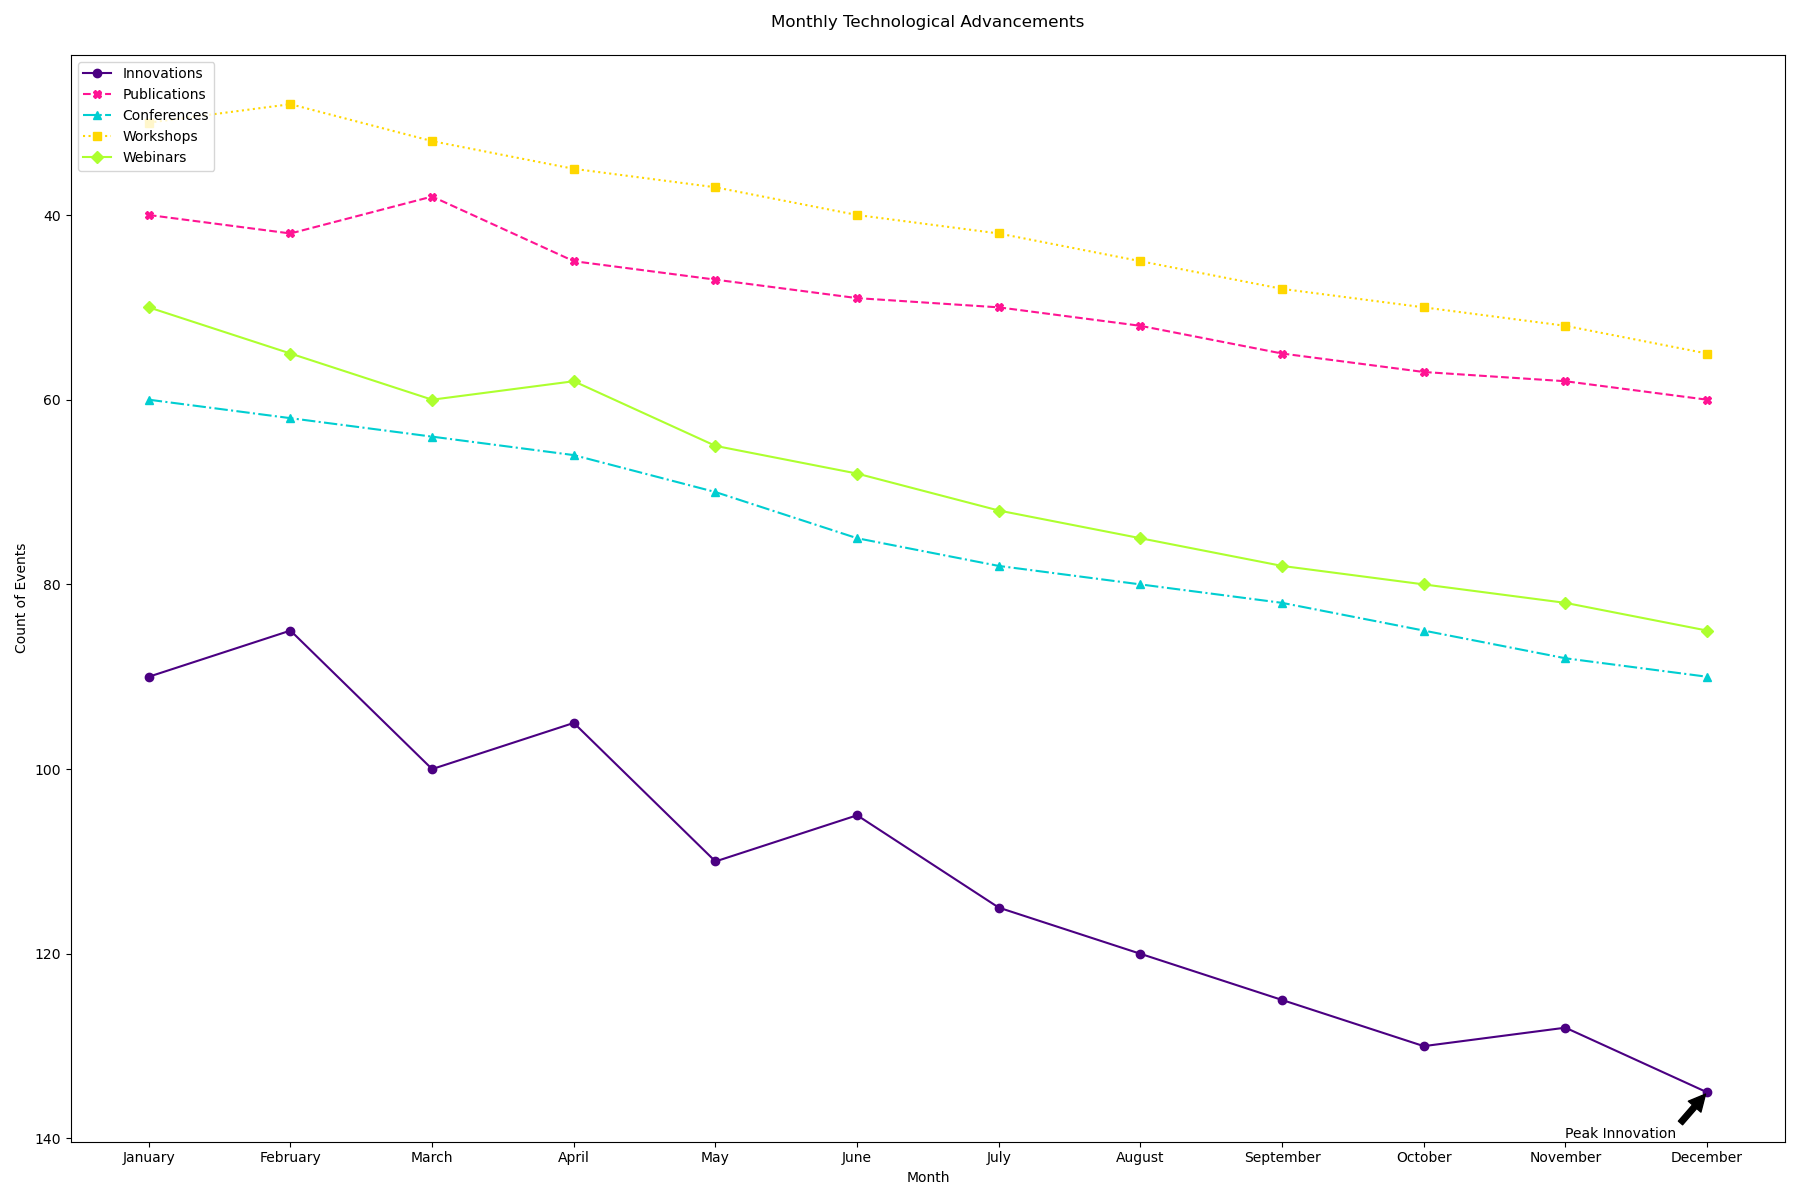

Here is the Python script that generated this plot:

import matplotlib.pyplot as plt

# Data from the table
data = [
    {'Month': 'January', 'Innovations': 90, 'Publications': 40, 'Conferences': 60, 'Workshops': 30, 'Webinars': 50},
    {'Month': 'February', 'Innovations': 85, 'Publications': 42, 'Conferences': 62, 'Workshops': 28, 'Webinars': 55},
    {'Month': 'March', 'Innovations': 100, 'Publications': 38, 'Conferences': 64, 'Workshops': 32, 'Webinars': 60},
    {'Month': 'April', 'Innovations': 95, 'Publications': 45, 'Conferences': 66, 'Workshops': 35, 'Webinars': 58},
    {'Month': 'May', 'Innovations': 110, 'Publications': 47, 'Conferences': 70, 'Workshops': 37, 'Webinars': 65},
    {'Month': 'June', 'Innovations': 105, 'Publications': 49, 'Conferences': 75, 'Workshops': 40, 'Webinars': 68},
    {'Month': 'July', 'Innovations': 115, 'Publications': 50, 'Conferences': 78, 'Workshops': 42, 'Webinars': 72},
    {'Month': 'August', 'Innovations': 120, 'Publications': 52, 'Conferences': 80, 'Workshops': 45, 'Webinars': 75},
    {'Month': 'September', 'Innovations': 125, 'Publications': 55, 'Conferences': 82, 'Workshops': 48, 'Webinars': 78},
    {'Month': 'October', 'Innovations': 130, 'Publications': 57, 'Conferences': 85, 'Workshops': 50, 'Webinars': 80},
    {'Month': 'November', 'Innovations': 128, 'Publications': 58, 'Conferences': 88, 'Workshops': 52, 'Webinars': 82},
    {'Month': 'December', 'Innovations': 135, 'Publications': 60, 'Conferences': 90, 'Workshops': 55, 'Webinars': 85}
]

# Extracting months
months = [record['Month'] for record in data]

# Extracting data for each type of event
innovations = [record['Innovations'] for record in data]
publications = [record['Publications'] for record in data]
conferences = [record['Conferences'] for record in data]
workshops = [record['Workshops'] for record in data]
webinars = [record['Webinars'] for record in data]

# Start plotting
plt.figure(figsize=(18, 12))

# Plotting each type of event
plt.plot(months, innovations, label='Innovations', marker='o', linestyle='-', color='#4B0082')
plt.plot(months, publications, label='Publications', marker='X', linestyle='--', color='#FF1493')
plt.plot(months, conferences, label='Conferences', marker='^', linestyle='-.', color='#00CED1')
plt.plot(months, workshops, label='Workshops', marker='s', linestyle=':', color='#FFD700')
plt.plot(months, webinars, label='Webinars', marker='D', linestyle='-', color='#ADFF2F')

# Adding titles and labels
plt.title('Monthly Technological Advancements', pad=20)
plt.xlabel('Month')
plt.ylabel('Count of Events')

# Add a legend
plt.legend(loc='upper left')

# Annotate a specific data point
plt.annotate('Peak Innovation', xy=('December', 135), xytext=('November', 140),
             arrowprops=dict(facecolor='black', shrink=0.05))

# Invert y-axis
plt.gca().invert_yaxis()

# Improve layout
plt.tight_layout()

# Display the plot
plt.show()
